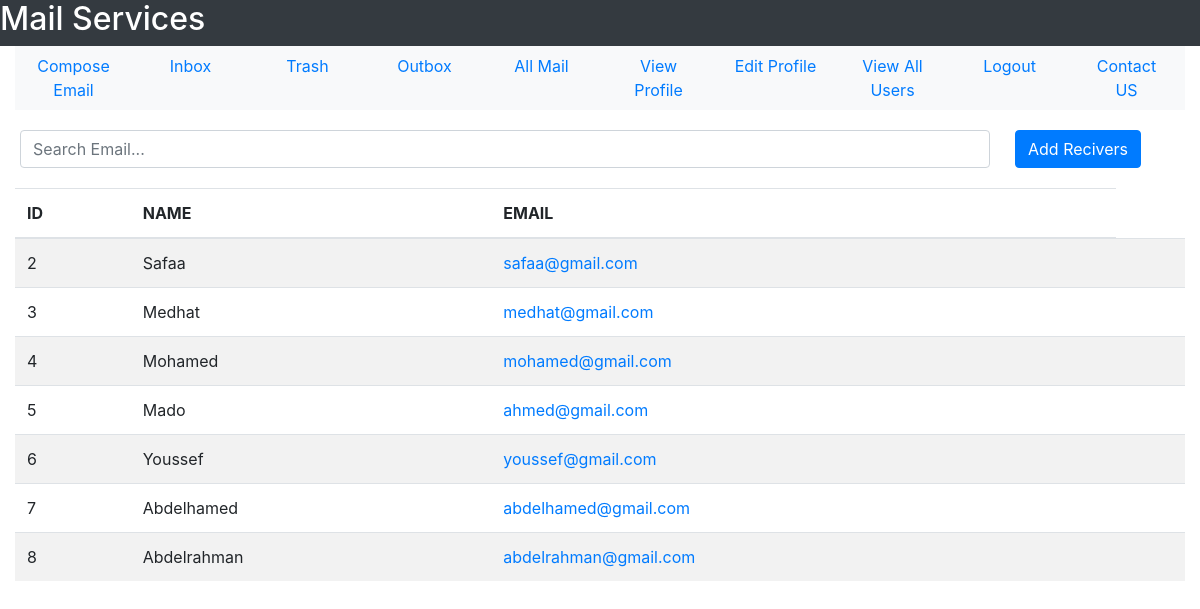
/All-Users (signed in), run on an earlier commit of the app's database.
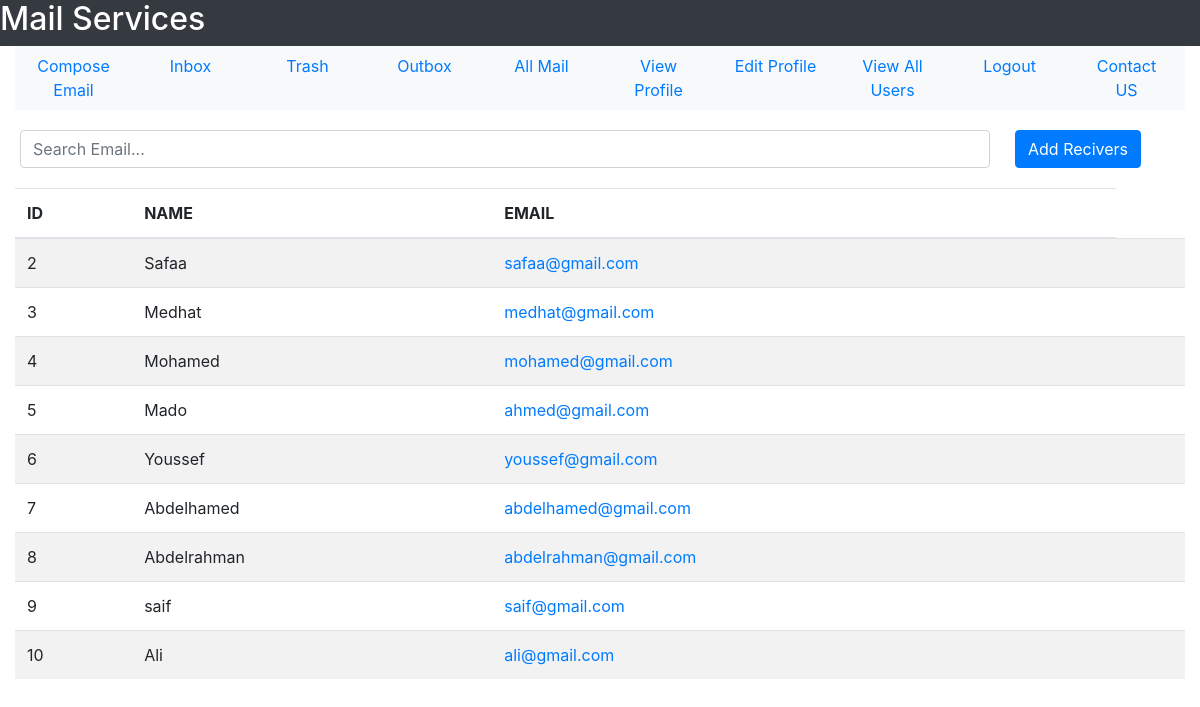
And on a later commit of the database.
### tables this page shows
CREATE TABLE user(user_id INTEGER PRIMARY KEY, user_name TEXT NOT NULL, user_email TEXT NOT NULL, user_password TEXT  NOT NULL, user_gender TEXT NOT NULL, user_date_of_birth TEXT NOT NULL, user_city TEXT NOT NULL, user_country TEXT NOT NULL, user_contact INTEGER, user_account_creation_date TEXT NOT NULL, user_active INTEGER DEFAULT 0 CHECK(user_active == 1 OR user_active == 0), UNIQUE(user_email));

### User/User_Profile/user.py (the view)
@user_profile_bp.route('/All-Users')
def view_all_users():
    sqlite_connection = sqlite3.connect('Mail_DB.db')
    select_allusers_query = """SELECT user_id , user_name, user_email FROM user WHERE user_id != ?;"""
    allUsers = sqlite_connection.execute(select_allusers_query, (get_user_id(session["email"]),)).fetchall()
    sqlite_connection.close()
    return render_template("User_Profile/allUsers.html", allUsers = allUsers)

### User/User_Mail/user_mail.py (called while the page is built)
def get_user_id(user_email):
    sqlite_connection = sqlite3.connect('MAIL_DB.db')
    select_user_query = """SELECT user_id FROM user WHERE user_email = ?;"""
    select_user_query_data = (user_email,)
    user_record = sqlite_connection.execute(select_user_query, select_user_query_data)
    user_id = 0
    for data in user_record:
        user_id = data[0]
    sqlite_connection.close()
    return user_id

### User/User_Profile/templates/User_Profile/allUsers.html (shortened to what this page needs)
<!DOCTYPE html>
<html lang = "en">
    <head>
        <link rel="stylesheet" href="https://maxcdn.bootstrapcdn.com/bootstrap/4.5.2/css/bootstrap.min.css">
    </head>
    <body>
        <div class = "container-fluid">
        <div class = "row bg-dark text-white">
            <h2>Mail Services</h2>
        </div>
        <div>
            <ul class = "nav nav-justified bg-light">
                <li class = 'nav-item'>
                    <a href = "{{url_for('user_mail_bp.compose_email')}}" class = 'nav-link'>Compose Email</a>
                </li>
                <li class = 'nav-item'>
                    <a href = "{{url_for('user_mail_bp.see_inbox')}}" class = 'nav-link'>Inbox</a>
                </li>
                <li class = 'nav-item'>
                    <a href = "{{url_for('user_mail_bp.trash')}}" class = 'nav-link'>Trash</a>
                </li>
                <li class = 'nav-item'>
                    <a href = "{{url_for('user_mail_bp.see_outbox')}}" class = 'nav-link'>Outbox</a>
                </li>
                <li class = 'nav-item'>
                    <a href = "{{url_for('user_mail_bp.see_all_mail')}}" class = 'nav-link'>All Mail</a>
                </li>
                <li class = 'nav-item'>
                    <a href = "{{url_for('user_profile_bp.view_profile')}}" class = 'nav-link'>View Profile</a>
                </li>
                <li class = 'nav-item'>
                    <a href = "{{url_for('user_profile_bp.edit_profile_form')}}" class = 'nav-link'>Edit Profile</a>
                </li>
                <li class = 'nav-item'>
                    <a href = "{{url_for('user_profile_bp.view_all_users')}}" class = 'nav-link'>View All Users</a>
                </li>
                <li class = 'nav-item'>
                    <a href = "{{url_for('user_profile_bp.logout')}}" class = 'nav-link'>Logout</a>
                </li>
                <li class = 'nav-item'>
                    <a href = '#' class = 'nav-link'>Contact US</a>
                </li>
            </ul>
        </div>
        <div class = "row">
            <div class = "col-10">
                <input type = "text" class = "form-control" id = "userInput" placeholder = "Search Email..." style = "margin-top: 20px;margin-bottom: 20px;">
            </div>
            <div class = "col-2">
                <button class = "btn btn-primary" id = "addReceiversButton" style = "margin-top: 20px;">Add Recivers</button>
            </div>
        </div>
        <table class = "table table-striped">
            <thead>
            <tr>
                <th>ID</th>
                <th>NAME</th>
                <th>EMAIL</th>
            </tr>
            </thead>
            <tbody>
            {%for user in allUsers:%}
                <tr id = "row">
                    <td id = "userID">{{user[0]}}</td>
                    <td id = "userName">{{user[1]}}</td>
                    <td><a id = "userMail" href = "{{url_for('user_mail_bp.compose_to_email', user_mail = user[2])}}">{{user[2]}}</a></td>
                    <td><button class = "btn btn-primary btn-sm" id = "addBtns" style = "display: none;">Add</button></td>
                </tr>
            {%endfor%}
            </tbody>
        </table>
        <div>
        <table style = "height: 100px;">
            <tr>
                <td>
                </td>
                <td>
                </td>
                <td>
                </td>
                <td>
                </td>
                </tr>
        </table>
        </div>
        </div>
    </body>
    </html>

### User/User_Profile/templates/User_Profile/allUsers.html (style rules this page uses)
.form-control { margin: 5px; }

What changed in the data, as far as the page shows it:
added user: user_id "9", user_name "saif", user_email "saif@gmail.com"
added user: user_id "10", user_name "Ali", user_email "ali@gmail.com"
